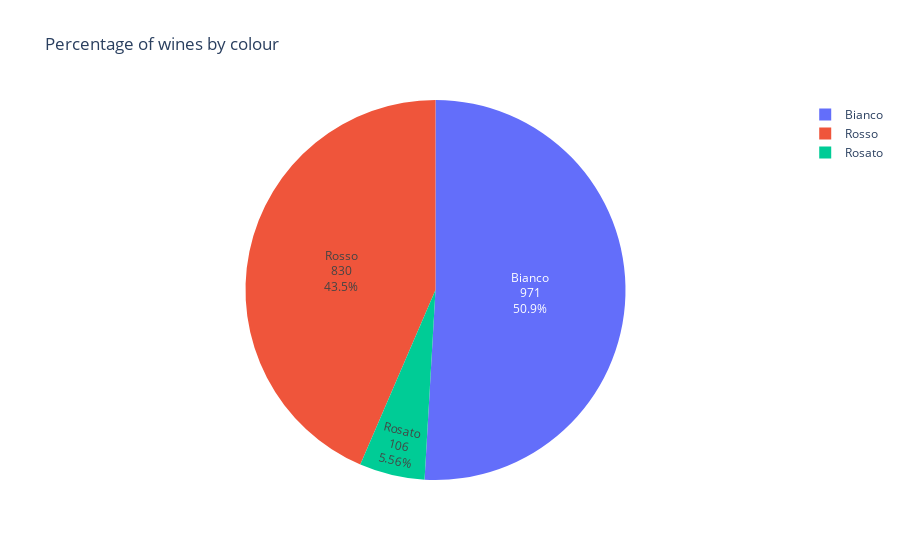

This figure's notebook cell:
### Code cell
fig = px.pie(df_col, values='col', names=df_col.index, title='Percentage of wines by colour')
fig.update_traces(textposition='inside', textinfo='percent+value+label')
fig.show()

### Figure 1 — Plotly figure (JSON) as saved in the notebook; plotly's stock layout.template omitted (floating-point values rounded to 4 significant figures)
{"data": [{"domain": {"x": [0, 1], "y": [0, 1]}, "hovertemplate": "index=%{label}<br>col=%{value}<extra></extra>", "labels": ["Bianco", "Rosso", "Rosato"], "legendgroup": "", "name": "", "showlegend": true, "textinfo": "percent+value+label", "textposition": "inside", "type": "pie", "values": [971, 830, 106]}], "layout": {"legend": {"tracegroupgap": 0}, "title": {"text": "Percentage of wines by colour"}}}
